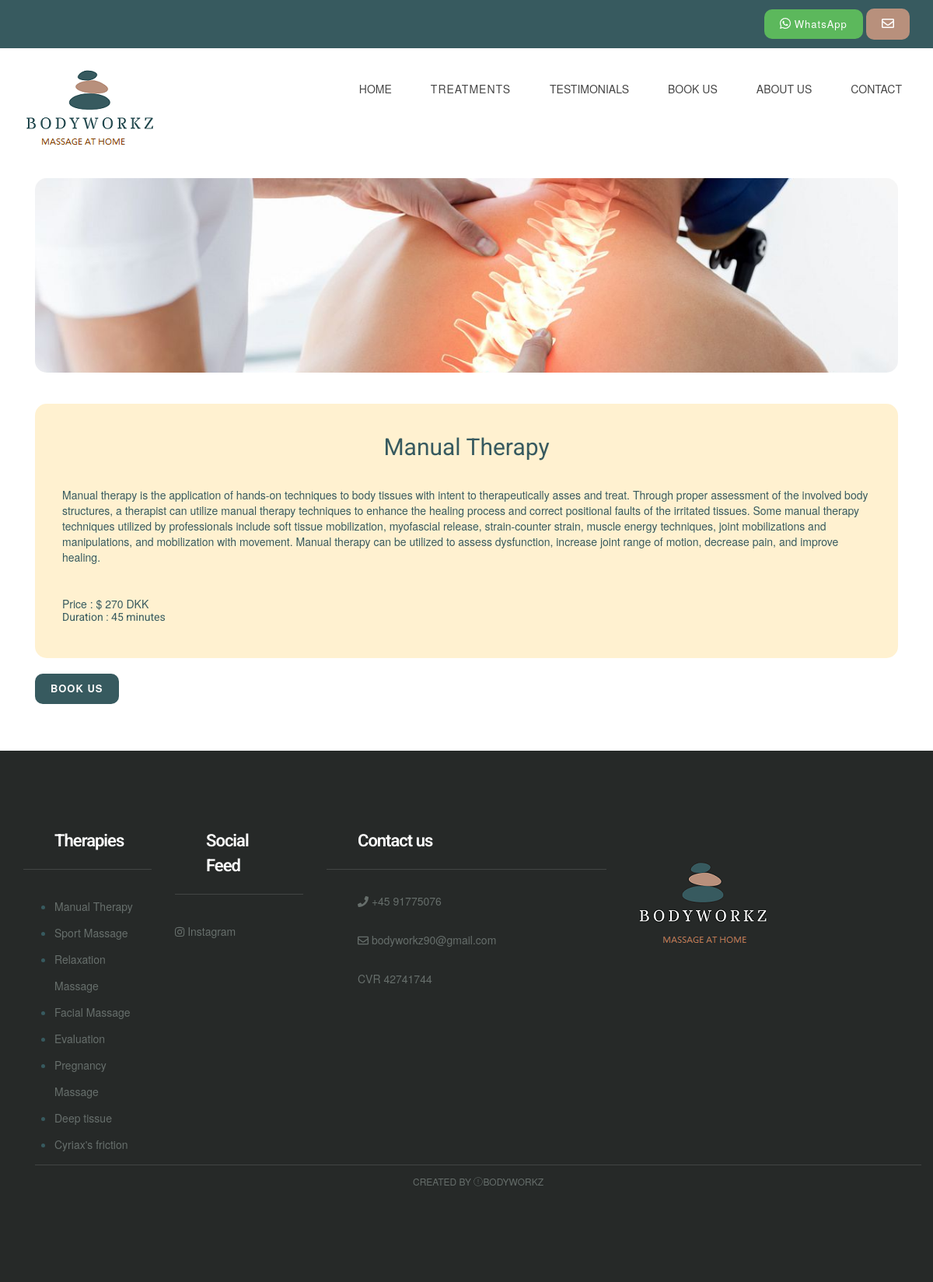
Screenshot of /article/2/ with the database file from the repository.
### MainApp/models.py (models this page shows, shortened)
class Therapy(models.Model):
    name = models.CharField(max_length=255 , verbose_name = "Nombre")
    image = models.ImageField(verbose_name="Foto", blank=True, null=True, upload_to="Images")
    short_description = models.CharField(max_length=150, verbose_name="Descripcion corta", blank=True, null=True,default="Massage")
    description = models.TextField()
    therapist = models.ManyToManyField(Therapist, verbose_name= "Terapeuta")
    duration = models.CharField(max_length=200, verbose_name = "Duracion", default="--")
    price = models.IntegerField(verbose_name="Precio",blank=True, null=True)
    class Meta:
            verbose_name="Terapia"
            verbose_name_plural="Terapias"

### MainApp/views.py (the view)
# urls.py: path('article/<int:therapy_id>/', views.article, name = "article"),
def article(request, therapy_id):
    articles = get_object_or_404(Therapy, pk = therapy_id)
    therapy = Therapy.objects.all()
    return render (request,'article.html',{'articles' : articles, 'therapy':therapy})

### MainApp/templates/article.html (shortened to what this page needs)
{% extends "base.html" %} {% block content %} {% load static %}
<div class="mb60">
    <div class="container" align-items="center" justify-content: "center">
        <div class="float-container ">
            <div class="float-child ">
                <div class="col-lg-12 col-md-12 col-sm-6 col-xs-12 ">
                    <div class="service-block ">
                        <div class="top-image-container mb20">
                            <img src="{{articles.image.url}} " alt=" " class="top-image">
                        </div>
                        <br>
                        <div class="service-content bg-default-article">
                            <h1 class="title-centered">{{articles.name}}
                            </h1><br>
                            <p>{{articles.description}}</p>
                            <br>
                            {% if articles.price %}
                                <HTML5>Price : $ {{articles.price}} DKK</h5>
                                {% endif %} {% if articles.duration %}
                                <h5>Duration : {{articles.duration}} minutes</h5>
                                {% endif %}
                        </div>
                    </div>
                    <br>
                    <a href="{% url 'appointment' %} "><button type="button " class="btn btn-secondary btn-primary "> Book us</button></a>
                </div>
                <br>
            </div>
        </div>
    </div>
</div>{% endblock %}

### MainApp/templates/base.html (shortened to what this page needs)
<!DOCTYPE html> {% load static %}
<html lang="en">
<head>
    <link href="{% static 'ap1/css/bootstrap.min.css' %}" rel="stylesheet">
    <link href="{% static 'ap1/css/font-awesome.min.css' %}" rel="stylesheet">
    <link href="{% static 'ap1/css/style.css' %}" rel="stylesheet">
</head>
<div class="header-top">
    <div class="container">
        <div class="row">
            <div class="col-lg-12 col-md-8 col-sm-8  col-xs-12">
                <div class="top-text">
                    <span class="text-block call-block">
                        <a href="https://wa.me/+4591775076 " title="click to open whatsapp chat ">
                            <button class="btn btn-success whatsapp-button">
                                <i class="fab fa-whatsapp" style="font-size: 16" aria-hidden="true "></i>
                                <span class="call-no" style="font-weight: 400; text-transform: capitalize">WhatsApp</span>
                    </button>
                    </a>
                    </span><a href="{% url 'contacto' %}" title="Contact Us"><button class="btn text-block mail-block hidden-xs hidden-sm">
                        <i class="fa fa-envelope-o" style="font-size: 16" aria-hidden="true "></i>
                    </button></a>
                </div>
            </div>
        </div>
    </div>
</div>
<div class="header">
    <div class="container">
        <div class="row">
            <div class="col-lg-4     col-md-4 col-sm-12 col-xs-12">
                <a href="{% url 'index' %}"><img src="{% static 'ap1/images/bodyworkz.png' %}" alt=""></a>
            </div>
            </ <div class="col-lg-6 col-md-4 col-sm-12 col-xs-12">
            <div class="navigation">
                <div id="navigation">
                    <ul>
                        <li class="active"><a href="{% url 'index' %}" title="Home">HOME</a></li>
                        <li class="active">
                            <a class="btn btn-secondary dropdown-toggle" href="#" role="button" id="dropdownMenuLink" data-toggle="dropdown" aria-haspopup="true" aria-expanded="false">
                                      Treatments
                                    </a>
                        </li>
                        <li><a href="{% url 'reviews' %}" title="Styleguide">TESTIMONIALS</a> </li>
                        <li>
                            <a href="{% url 'appointment' %}" title="Styleguide">BOOK US</a>
                        </li><li>
                            <a href="{% url 'about-us' %}" title="Styleguide">ABOUT US</a>
                        </li>
                        <li><a href="{% url 'contacto' %}" title="Contact Us">CONTACT</a> </li>
                    </ul>
                </div>
            </div>
        </div>
    </div>
</div>
</div>
{%block content %} {% endblock %}
<div class="footer">
    <div class="container">
        <div class="row">
            <div class="col-lg-2 col-md-3 col-sm-2 col-xs-12">
                <div class="footer-widget">
                    <h2 class="widget-title">Therapies</h2>
                    <ul>
                        {% for terapia in therapy %}
                        <li>
                            <a href="{% url 'article' terapia.id %} " class="tag">{{terapia.name}}</a> {% endfor %}
                        </li>
                    </ul>
                </div>
            </div>
            <div class="col-lg-2 col-md-2 col-sm-2 col-xs-12">
                <div class="footer-widget footer-social">
                    <h2 class="widget-title">Social Feed</h2>
                    <ul class="listnone">
                        <li>
                            <a href="http://instagram.com/_bodyworkz.dk"> <i class="fa fa-instagram"></i> Instagram</a>
                        </li>
                    </ul>
                </div>
            </div>
            <div class="col-lg-4 col-md-2 col-sm-2 col-xs-12">
                <div class="footer-widget footer-social">
                    <h2 class="widget-title">Contact us </h2>
                    <ul class="listnone contact">
                        <li><i class="fa fa-phone"></i> +45 91775076</li>
                        <li><i class="fa fa-envelope-o"></i> bodyworkz90@gmail.com</li>
                        <li> CVR 42741744</li>
                    </ul>
                </div>
            </div>
            <div class="col-lg-2 col-md-2 col-sm-6 col-xs-12">
                <div class="footer-widget footer-social">
                    <a href="{% url 'index' %}"><img src="{% static 'ap1/images/FOOTER.png' %}" alt=""></a>
                </div>
            </div>
        </div>
        <div class="tiny-footer">
            <div class="container">
                <div class="row">
                    <div class="col-lg-12 col-md-12 col-sm-12 col-xs-12">
                        <div class="copyright-content">
                            Created by <i class="fa fa-love"></i>Bodyworkz
                        </div>
                    </div>
                </div>
            </div>
        </div>
    </div>
    </body>
</html>

### MainApp/static/ap1/css/style.css (style rules this page uses)
h1, h2, h3, h4, h5, h6 { margin: 0; padding: 0; margin-bottom: 10px; color: #375a5f; font-weight: 400; font-family: 'Roboto', sans-serif; }
h1 { font-size: 30px; line-height: 42px; }
h2 { font-size: 22px; line-height: 32px; padding: 0px 40px 0px 40px; }
h5 { font-size: 14px; }
p { margin: 0 0 20px; }
ul, ol { margin: 0; }
a { color: #375a5f; text-decoration: none; -webkit-transition: all 0.3s; -moz-transition: all 0.3s; transition: all 0.3s; }
.listnone { list-style: none; padding: 0px; }
.btn { display: inline-block; padding: 10px 20px; margin-bottom: 0; font-size: 13px; font-weight: 800; letter-spacing: 1px; line-height: 1.42857143; text-align: center; border: none; text-transform: uppercase; border-radius: 0px; }
.btn-primary { background-color: #375a5f; color: #fafafa; border-radius: 10px; }
.mb20 { margin-bottom: 20px; }
.mb60 { margin-bottom: 60px; }
.bg-default-article { background-color: rgb(255 221 143 / 42%); border-radius: 15px; height: auto; padding: 35px 35px 35px 35px; }
.header { background-color: #fff; z-index: 9999; position: relative; padding-top: 20px; padding-bottom: 20px; }
.header-top { background-color: #375a5f; font-size: 15px; padding-top: 11px; padding-bottom: 11px; line-height: 15px; color: #fff; font-weight: 500; }
.top-text { text-align: right; }
.top-text .text-block { padding-left: 20px; color: #fff; line-height: 18px; }
.mail-block { border-radius: 10px; background-color: #b8907c; height: 40px; border: none; font-weight: 400; text-transform: lowercase; }
.whatsapp-button { border-radius: 10px; }
.navigation { float: right; }
#navigation, #navigation ul, #navigation ul li, #navigation ul li a, #navigation #menu-button { margin: 0; padding: 0; border: 0; list-style: none; line-height: 1; display: block; position: relative; -webkit-box-sizing: border-box; -moz-box-sizing: border-box; box-sizing: border-box; }
#navigation:after, #navigation>ul:after { content: "."; display: block; clear: both; visibility: hidden; line-height: 0; height: 0; }
#navigation { margin-top: 10px; }
#navigation>ul>li { float: left; }
#navigation>ul>li>a { padding: 15px 25px; font-size: 14px; color: #474747; text-decoration: none; font-weight: 500; text-transform: uppercase; border-radius:10px; }
.footer { background-color: #262928; padding-top: 100px; padding-bottom: 100px; }
.footer-widget .widget-title { color: #fff; font-weight: 600; letter-spacing: -1px; border-bottom: 1px solid #424544; padding-bottom: 20px; margin-bottom: 30px; }
.footer-widget li a { color: #676f6c; line-height: 34px; }
.footer .contact li { position: relative; padding-left: 40px; display: block; margin-bottom: 15px; padding: 0 0 15px 40px; color: #666e6b; }
.tiny-footer { background-color: #262928; padding-top: 9px; padding-bottom: 9px; font-size: 12px; color: #56575e; text-align: left; text-transform: uppercase; text-align: center; }
.copyright-content { border-top: 1px solid #424544; padding: 12px; color: #676f6c; }
.title-centered { text-align: center; }
.top-image-container { display: flex; align-items: center; }
.top-image { width: 100%; object-fit: cover; height: 250px; border-radius: 15px; }
.widget-title { margin-bottom: 20px; }

### rows the page displays
Therapy: image (picture), name "Manual Therapy", description "Manual therapy is the application of hands-on techniques to body tissues with intent to therapeutically asses and treat. Through proper assessment of the involved body structures, a therapist can utilize manual therapy techniques to enhance the healing process and correct positional faults of the irritated tissues. Some manual therapy techniques utilized by professionals include soft tissue mobilization, myofascial release, strain-counter strain, muscle energy techniques, joint mobilizations and manipulations, and mobilization with movement. Manual therapy can be utilized to assess dysfunction, increase joint range of motion, decrease pain, and improve healing.", price "270", duration "45"
Therapy: name "Sport Massage"
Therapy: name "Relaxation Massage"
Therapy: name "Facial Massage"
Therapy: name "Evaluation"
Therapy: name "Pregnancy Massage"
Therapy: name "Deep tissue"
Therapy: name "Cyriax's friction"
